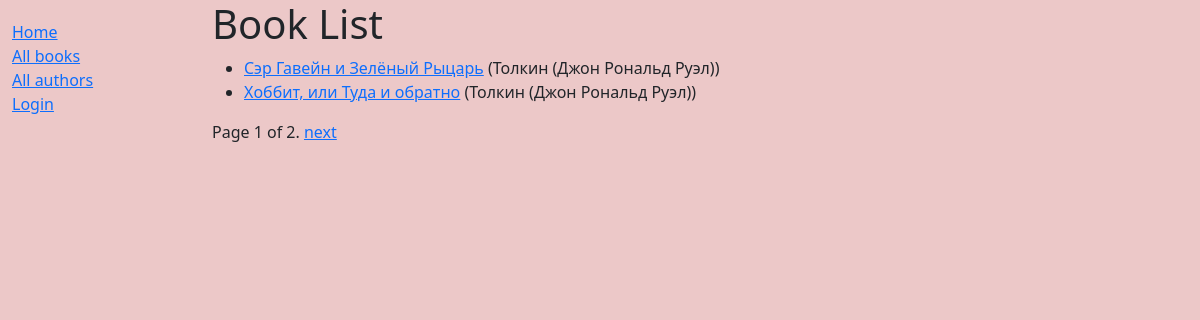
/books, run on the app's committed database.
### catalog/models.py (models this page shows, shortened)
class Book(models.Model):
    title = models.CharField(max_length=200)
    author = models.ForeignKey('Author', on_delete=models.SET_NULL, null=True)  # null=True, позволяет базе данных хранить значение Null, если автор не выбран
    summary = models.TextField(max_length=1000, help_text="Введите краткое описание книги")
    isbn = models.CharField('ISBN',max_length=13, help_text='13 символов <a href="https://www.isbn-international.org/content/what-isbn">ISBN number</a>')
    genre = models.ManyToManyField(Genre, help_text="Выберите жанр для книги")
    def get_absolute_url(self):
        return reverse('book-detail', args=[str(self.id)])
    def display_genre(self):
        """
        Creates a string for the Genre. This is required to display genre in Admin.
        """
        return ', '.join([ genre.name for genre in self.genre.all()[:3] ])
    display_genre.short_description = 'Genre'

class Author(models.Model):
    first_name = models.CharField(max_length=100)
    last_name = models.CharField(max_length=100)
    date_of_birth = models.DateField(null=True, blank=True)
    date_of_death = models.DateField('Умер', null=True, blank=True)
    def __str__(self):
        return '{0} ({1})'.format (self.last_name, self.first_name)

### catalog/views.py (the view)
# urls.py: path('books', views.BookListView.as_view(), name='books'),
class BookListView(generic.ListView):
    model = Book
    template_name = 'catalog/book_list.html'  # Определение имени вашего шаблона и его расположения
    paginate_by = 2

### catalog/templates/catalog/book_list.html
{% extends 'catalog/layout.html' %}
{% block content %}
    <h1>Book List</h1>
    {% if book_list %}
    <ul>
      {% for book in book_list %}
      <li>
        <a href="{{ book.get_absolute_url }}">{{ book.title }}</a> ({{book.author}})
      </li>
      {% endfor %}
    </ul>
    {% else %}
      <p>There are no books in the library.</p>
    {% endif %}
{% endblock %}

### catalog/static/catalog/css/main.css (style rules this page uses)
body { background-color: rgb(236, 200, 200); }

### data on the page
Book: title "Сэр Гавейн и Зелёный Рыцарь", author "Толкин (Джон Рональд Руэл)"
Book: title "Хоббит, или Туда и обратно", author "Толкин (Джон Рональд Руэл)"

### other printed values
{{ page_obj.number }} "1"
{{ page_obj.paginator.num_pages }} "2"
